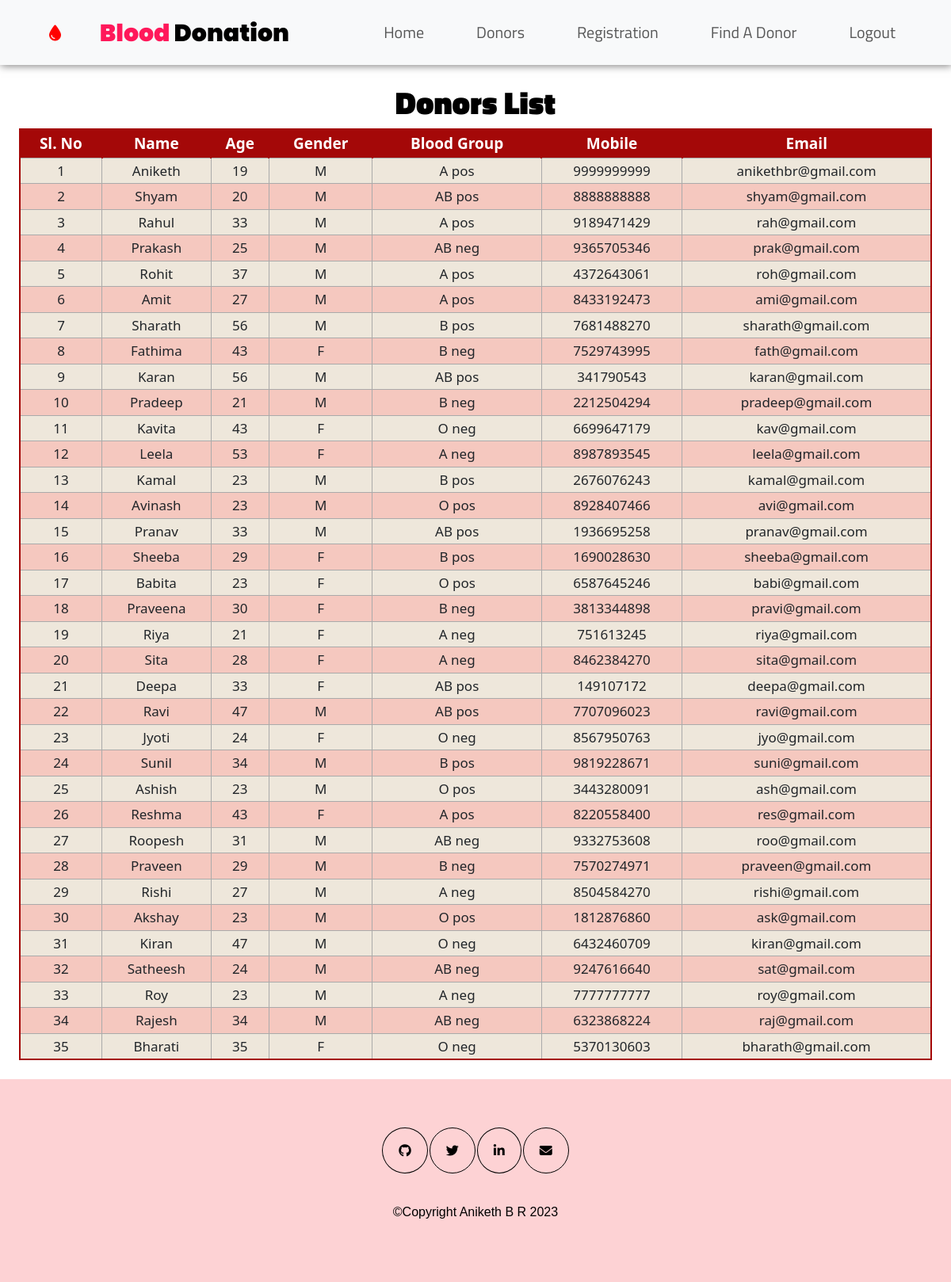
The page /donor.php on the database its author committed.
### tables this page shows
CREATE TABLE `donors` (
  `id` int(11) NOT NULL,
  `name` varchar(255) NOT NULL,
  `age` int(11) NOT NULL,
  `gender` char(1) NOT NULL,
  `bloodgroup` varchar(255) NOT NULL,
  `mobile` decimal(10,0) NOT NULL,
  `email` varchar(255) NOT NULL
);

### donor.php (the view, shortened to what this page needs)
<?php
require('connection.php');
?>
<!DOCTYPE html>
<html lang="en">
<head>
    <link href="https://cdn.jsdelivr.net/npm/bootstrap@5.3.0-alpha3/dist/css/bootstrap.min.css" rel="stylesheet">
    <link rel="stylesheet" href="./css/donors.css">
</head>
<body>
    <nav class="navbar sticky-top navbar-expand-lg bg-light">
        <div class="container">
            <div class="justify-content-end">
                <i class="fas fa-tint fa-lg" style="color: #ff0000;"></i>
            </div>
            <a class="navbar-brand" href="#Home"><span class="navbar-name"><span class=" navbar-name-segment">Blood </span>Donation</span></a>
            <div class="collapse navbar-collapse" id="navbarSupportedContent">
                <ul class="navbar-nav mr-auto w-100 justify-content-end">
                    <li class="nav-item active">
                        <a class="nav-link" href="./index.php">Home</a>
                    </li>
                    <li class="nav-item">
                        <a class="nav-link" href="./donor.php">Donors</a>
                    <li class="nav-item">
                        <a class="nav-link" href="./registration.php">Registration</a>
                    <li class="nav-item">
                        <a class="nav-link" href="./finddonor.php">Find A Donor</a>
                    <li class="nav-item">
                        <a class="nav-link" href="./logout.php">Logout</a>
                    </li>
                </ul>
            </div>
        </div>
    </nav>
    <section id="donors">
        <div class="donor-list">
            <h3 class="heading">Donors List</h3>
            <table class="redTable">
                <thead>
                    <tr>
                        <th>Sl. No</th>
                        <th>Name</th>
                        <th>Age</th>
                        <th>Gender</th>
                        <th>Blood Group</th>
                        <th>Mobile</th>
                        <th>Email</th>
                    </tr>
                </thead>
                <tbody>
                    <?php
                    $i = 0;
                    $sql = "select * from donors";
                    $res = mysqli_query($con, $sql);
                    while ($row = mysqli_fetch_assoc($res)) {
                        $i++;
                        $name = $row['name'];
                        $age = $row['age'];
                        $gender = $row['gender'];
                        $bg = $row['bloodgroup'];
                        $mobile = $row['mobile'];
                        $email = $row['email'];
                        echo "
                        <tr>
                            <td>$i</td>
                            <td>$name</td>
                            <td>$age</td>
                            <td>$gender</td>
                            <td>$bg</td>
                            <td>$mobile</td>
                            <td>$email</td>
                        </tr>
                        ";
                    }
                    ?>
                </tbody>
            </table>
        </div>
    </section>
    <footer>
        <div>
            <table>
                <tr>
                    <td><a href="https://github.com/anikethbr"><i class="social-icon fab fa-github"></i></a></td>
                    <td><a href="https://twitter.com/Aniketh_2002"><i class="social-icon fab fa-twitter"></i></a></td>
                    <td><a href="https://www.linkedin.com/in/aniketh-b-r-a1ab611b1/"><i class="social-icon fa fa-linkedin"></i></a></td>
                    <td><a href="mailto:anikethbr73@gmail.com"><i class="social-icon fas fa-envelope"></i></a></td>
                </tr>
            </table>
            <p class="cpy">©Copyright Aniketh B R 2023
            </p>
        </div>
    </footer>
</body>
</html>

### css/donors.css (style rules this page uses)
.navbar { box-shadow: 0.5px 0.5px 10px rgb(123, 122, 122); }
.navbar-name { font-family: 'Poppins', sans-serif; padding: 0; font-weight: 900; margin-left: 12% !important; }
.navbar-name-segment { font-family: 'Poppins', sans-serif; padding: 0; color: #ff185a; font-weight: 900; margin: 0%; }
.navbar .navbar-brand { font-size: 30px; }
.navbar .nav-item { padding: 10px 20px; }
.navbar .nav-link { font-size: 20px; margin-left: 10px; font-family: "Titillium Web", sans-serif; }
.donor-list { margin: 2%; }
.heading { font-family: "Titillium Web", sans-serif; color: #000; font-size: 40px; font-weight: 900; text-align: center; }
table.redTable { border: 2px solid #A40808; background-color: #EEE7DB; width: 100%; text-align: center; border-collapse: collapse; }
table.redTable td, table.redTable th { border: 1px solid #AAAAAA; padding: 3px 2px; }
table.redTable tbody td { font-size: 17px; }
table.redTable tr:nth-child(even) { background: #F5C8BF; }
table.redTable thead { background: #A40808; }
table.redTable thead th { font-size: 19px; font-weight: bold; color: #FFFFFF; text-align: center; border-left: 2px solid #A40808; }
table.redTable thead th:first-child { border-left: none; }
footer { padding:5%; display: flex; justify-content: center; background-color: #fdd2d4; }
.cpy { margin-top: 15%; color: #000; text-align: center; font-family: Arial, Helvetica, sans-serif; }
.social-icon { color: #000; border: 1px solid #000; padding: 20px; border-radius: 50%; }
i { padding: 1em; background-color:none; }

### rows shown on the page
donors: name "Aniketh", age "19", gender "M", bloodgroup "A pos", mobile "9999999999", email "anikethbr@gmail.com"
donors: name "Shyam", age "20", gender "M", bloodgroup "AB pos", mobile "8888888888", email "shyam@gmail.com"
donors: name "Rahul", age "33", gender "M", bloodgroup "A pos", mobile "9189471429", email "rah@gmail.com"
donors: name "Prakash", age "25", gender "M", bloodgroup "AB neg", mobile "9365705346", email "prak@gmail.com"
donors: name "Rohit", age "37", gender "M", bloodgroup "A pos", mobile "4372643061", email "roh@gmail.com"
donors: name "Amit", age "27", gender "M", bloodgroup "A pos", mobile "8433192473", email "ami@gmail.com"
donors: name "Sharath", age "56", gender "M", bloodgroup "B pos", mobile "7681488270", email "sharath@gmail.com"
donors: name "Fathima", age "43", gender "F", bloodgroup "B neg", mobile "7529743995", email "fath@gmail.com"
donors: name "Karan", age "56", gender "M", bloodgroup "AB pos", mobile "341790543", email "karan@gmail.com"
donors: name "Pradeep", age "21", gender "M", bloodgroup "B neg", mobile "2212504294", email "pradeep@gmail.com"
donors: name "Kavita", age "43", gender "F", bloodgroup "O neg", mobile "6699647179", email "kav@gmail.com"
donors: name "Leela", age "53", gender "F", bloodgroup "A neg", mobile "8987893545", email "leela@gmail.com"
donors: name "Kamal", age "23", gender "M", bloodgroup "B pos", mobile "2676076243", email "kamal@gmail.com"
donors: name "Avinash", age "23", gender "M", bloodgroup "O pos", mobile "8928407466", email "avi@gmail.com"
donors: name "Pranav", age "33", gender "M", bloodgroup "AB pos", mobile "1936695258", email "pranav@gmail.com"
donors: name "Sheeba", age "29", gender "F", bloodgroup "B pos", mobile "1690028630", email "sheeba@gmail.com"
donors: name "Babita", age "23", gender "F", bloodgroup "O pos", mobile "6587645246", email "babi@gmail.com"
donors: name "Praveena", age "30", gender "F", bloodgroup "B neg", mobile "3813344898", email "pravi@gmail.com"
donors: name "Riya", age "21", gender "F", bloodgroup "A neg", mobile "751613245", email "riya@gmail.com"
donors: name "Sita", age "28", gender "F", bloodgroup "A neg", mobile "8462384270", email "sita@gmail.com"
donors: name "Deepa", age "33", gender "F", bloodgroup "AB pos", mobile "149107172", email "deepa@gmail.com"
donors: name "Ravi", age "47", gender "M", bloodgroup "AB pos", mobile "7707096023", email "ravi@gmail.com"
donors: name "Jyoti", age "24", gender "F", bloodgroup "O neg", mobile "8567950763", email "jyo@gmail.com"
donors: name "Sunil", age "34", gender "M", bloodgroup "B pos", mobile "9819228671", email "suni@gmail.com"
donors: name "Ashish", age "23", gender "M", bloodgroup "O pos", mobile "3443280091", email "ash@gmail.com"
donors: name "Reshma", age "43", gender "F", bloodgroup "A pos", mobile "8220558400", email "res@gmail.com"
donors: name "Roopesh", age "31", gender "M", bloodgroup "AB neg", mobile "9332753608", email "roo@gmail.com"
donors: name "Praveen", age "29", gender "M", bloodgroup "B neg", mobile "7570274971", email "praveen@gmail.com"
donors: name "Rishi", age "27", gender "M", bloodgroup "A neg", mobile "8504584270", email "rishi@gmail.com"
donors: name "Akshay", age "23", gender "M", bloodgroup "O pos", mobile "1812876860", email "ask@gmail.com"
donors: name "Kiran", age "47", gender "M", bloodgroup "O neg", mobile "6432460709", email "kiran@gmail.com"
donors: name "Satheesh", age "24", gender "M", bloodgroup "AB neg", mobile "9247616640", email "sat@gmail.com"
donors: name "Roy", age "23", gender "M", bloodgroup "A neg", mobile "7777777777", email "roy@gmail.com"
donors: name "Rajesh", age "34", gender "M", bloodgroup "AB neg", mobile "6323868224", email "raj@gmail.com"
donors: name "Bharati", age "35", gender "F", bloodgroup "O neg", mobile "5370130603", email "bharath@gmail.com"
